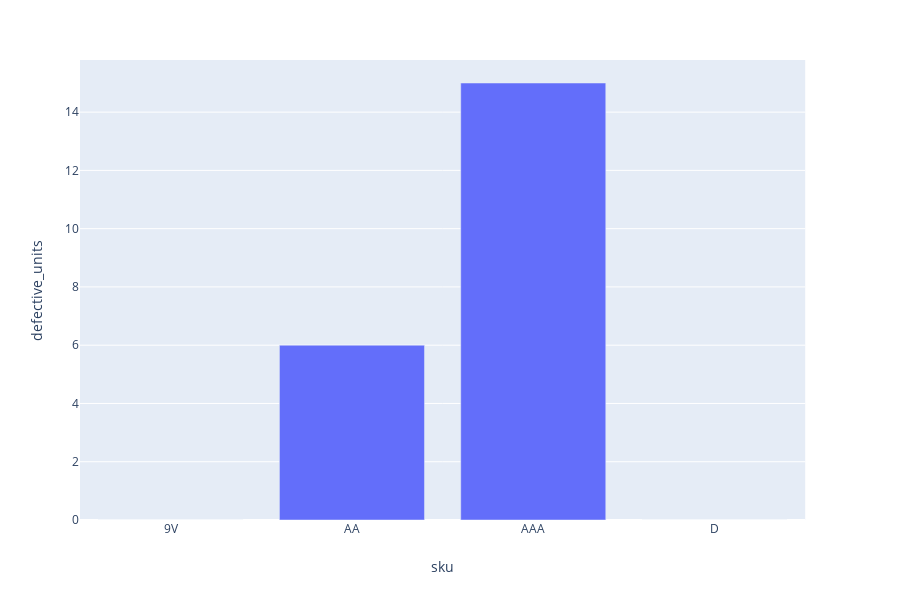

Source (notebook cell):
### Code cell
fig = px.bar(order_status_count_by_product, x='sku', y='defective_units')
fig.show()

### Figure 1 — Plotly figure (JSON) as saved in the notebook; plotly's stock layout.template omitted (floating-point values rounded to 4 significant figures)
{"data": [{"alignmentgroup": "True", "hoverlabel": {"namelength": 0}, "hovertemplate": "sku=%{x}<br>defective_units=%{y}", "legendgroup": "", "marker": {"color": "#636efa"}, "name": "", "offsetgroup": "", "orientation": "v", "showlegend": false, "textposition": "auto", "type": "bar", "x": ["9V", "AA", "AAA", "D"], "xaxis": "x", "y": [0, 6, 15, 0], "yaxis": "y"}], "layout": {"barmode": "relative", "height": 600, "legend": {"tracegroupgap": 0}, "margin": {"t": 60}, "xaxis": {"anchor": "y", "domain": [0, 0.98], "title": {"text": "sku"}}, "yaxis": {"anchor": "x", "domain": [0, 1], "title": {"text": "defective_units"}}}}
